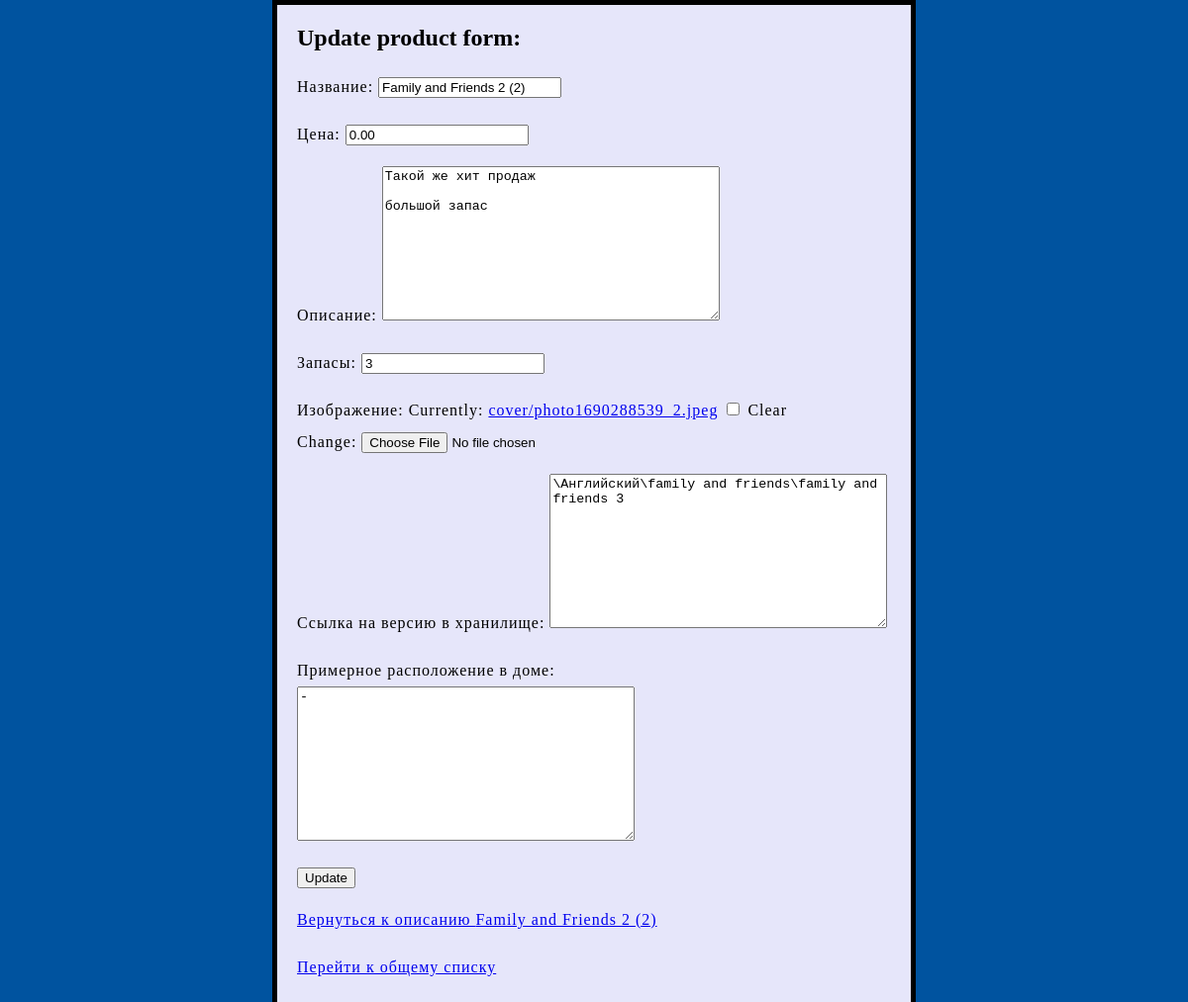
/list/10/update/, run on the app's committed database.
### mainlib/models.py (models this page shows, shortened)
class Library(models.Model):
    tittle = models.CharField(max_length=100, verbose_name='название')
    description = models.TextField(null=False, blank=True, verbose_name='описание')
    peculiarities = models.TextField(null=False, blank=True, verbose_name='нюансы')
    image = models.ImageField(upload_to='cover/', default='', blank=True, verbose_name='изображение')
    stock = models.IntegerField(default=0, null=False, verbose_name="запасы")
    sale = models.IntegerField(default=0, null=True, verbose_name="продано")
    price = models.DecimalField(default=0, max_digits=8, decimal_places=2, null=False, verbose_name="цена")
    in_pc_link = models.TextField(verbose_name='ссылка на версию в хранилище')
    in_room_place = models.TextField(verbose_name='примерное расположение в доме')
    created_at = models.DateTimeField(auto_now_add=True)
    archived = models.BooleanField(default=False, verbose_name='архивная')
    category = models.ForeignKey(Category, on_delete=models.SET_NULL, null=True, blank=True,
                                 related_name="books", verbose_name="категория")
    class Meta:
        verbose_name = "Книга"
        verbose_name_plural = "Книги"

### mainlib/views.py (the view, shortened to what this page needs)
# urls.py: path('list/<int:pk>/update/', LibUpdateView.as_view(), name='book-update'),
class LibUpdateView(UpdateView):
    model = Library
    fields = "tittle", "price", "description", "stock", 'image', 'in_pc_link', 'in_room_place'
    context_object_name = "book"
    template_name_suffix = "_update_form"

### mainlib/templates/mainlib/library_update_form.html (shortened to what this page needs)
{% extends "mainlib/base.html" %}
{% block body %}
    <h2>Update product form: {{ book.name }}</h2>
    <div>
        <form method="post">
            {{ form.as_p }}
            <button type="submit">Update</button>
        </form>
    </div>
    <div>
        <p><a href="{% url 'mainlib:book-details' pk=book.pk %}">Вернуться к описанию {{ book.tittle }}</a></p>
        <p><a href="{% url 'mainlib:lib-list' %}">Перейти к общему списку</a></p>
    </div>
{% endblock %}

### static/css/styles.css (style rules this page uses)
html { background-color: #00539f; }
body { width: 600px; margin: 0 auto; background-color: #E6E6FA; padding: 0 20px 20px 20px; border: 5px solid black; }
p, li { font-size: 16px; line-height: 2; letter-spacing: 1px; }

### data on the page
Library: tittle "Family and Friends 2 (2)", price "0.00", description "Такой же хит продаж большой запас", stock "3", in_pc_link "\\Английский\\family and friends\\family and friends 3", in_room_place "-"
